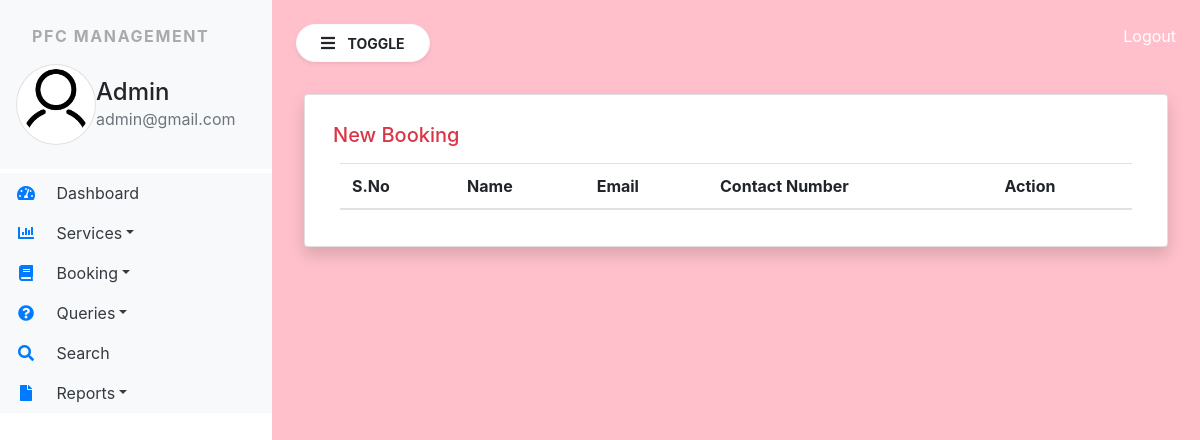
The page /new_booking (signed in) on the database as committed earlier.
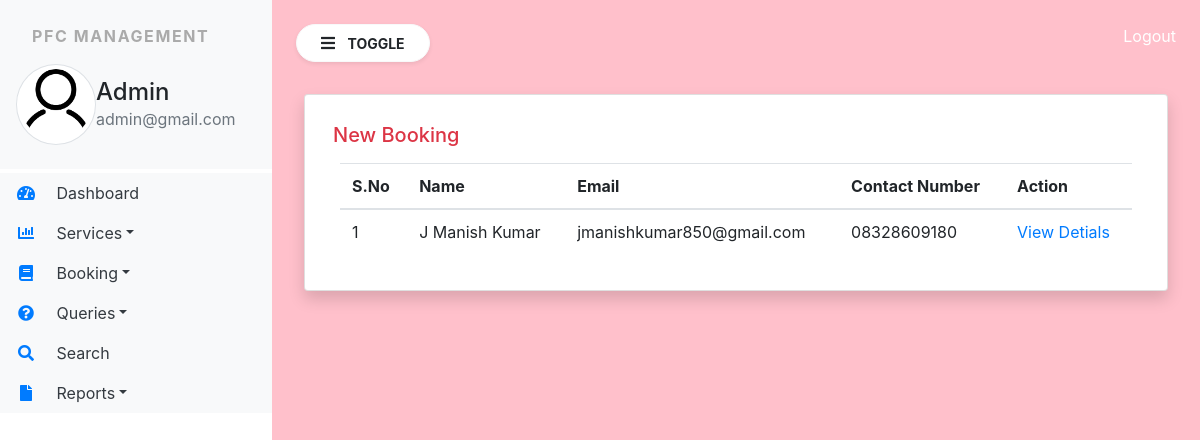
The same page on the database as committed later.
### pfcSystem/models.py (models this page shows, shortened)
class SiteUser(models.Model):
    name = models.CharField(max_length=100,null=True)
    email = models.CharField(max_length=100,null=True)
    mobile = models.CharField(max_length=15,null=True)
    location = models.CharField(max_length=200,null=True)
    shiftingloc = models.CharField(max_length=200,null=True)
    shiftingdate = models.DateField(null=True)
    briefitems = models.CharField(max_length=100,null=True)
    items = models.CharField(max_length=5000,null=True)
    requestdate = models.DateField(null=True)
    remark = models.CharField(max_length=500,null=True)
    status = models.CharField(max_length=30,null=True)
    updationdate = models.DateField(null=True)

### pfcSystem/views.py (the view)
# urls.py: path('new_booking', new_booking, name="new_booking"),
def new_booking(request):
    if not request.user.is_authenticated:
        return redirect('admin_login')
    booking= SiteUser.objects.filter(status=None)
    return render(request,'new_booking.html',locals())

### pfcSystem/templates/new_booking.html
{% extends 'admin_base.html' %}
{% block main %}
<div class="card shadow m-2">
    <div class="card-body">
        <h5 class="p-2 text-danger" style="broder-bottom :2px solid orange">New Booking </h5>
        <div class="container-fluid">
           <table class=" table table-brodered " id="example">
               <thead>
               <tr>
                   <th>S.No</th>
                   <th>Name</th>
                   <th>Email</th>
                   <th>Contact Number</th>
                   <th>Action</th>
               </tr>
               </thead>
               <tbody>
               {%for i in booking %}
               <tr>
                   <td>{{forloop.counter}}</td>
                   <td>{{i.name}}</td>
                   <td>{{i.email}}</td>
                   <td>{{i.mobile}}</td>
                   <td><a href="{% url 'view_bookingdetail' i.id %}"style="width:80px">View Detials</a>
                   </td>
               </tr>
               {% endfor %}
               </tbody>
           </table>
        </div>
    </div>
</div>
{% endblock %}

Rows that differ between the two databases and show on the page:
added SiteUser: name "J Manish Kumar", email "jmanishkumar850@gmail.com", mobile "08328609180"
